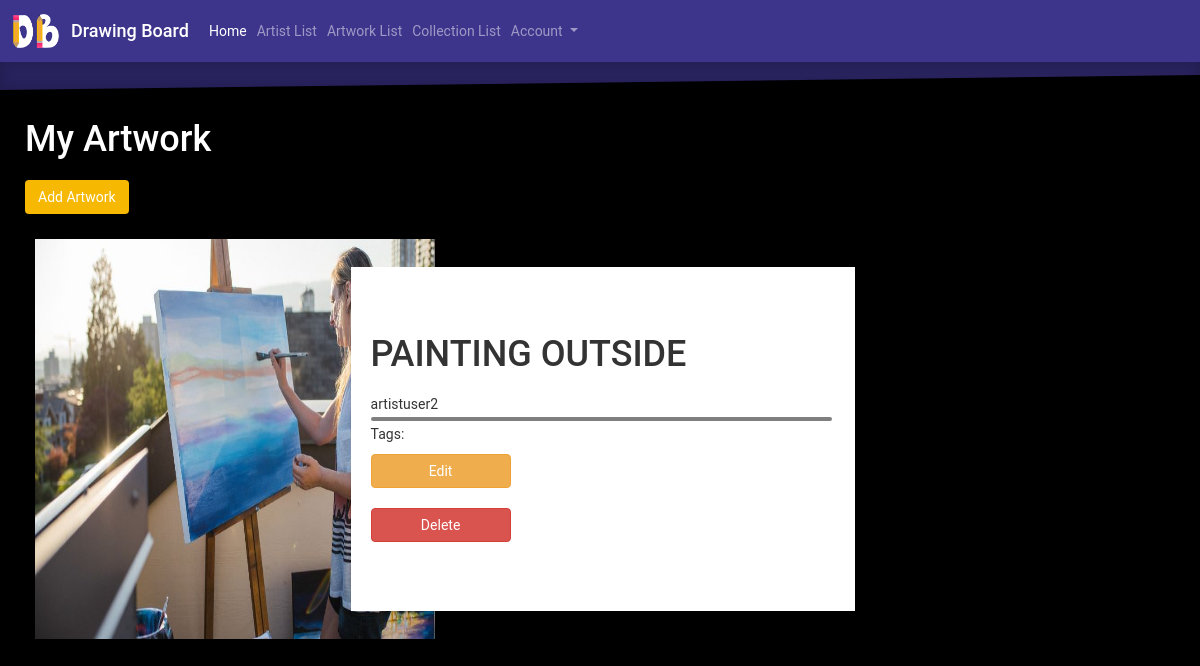
The page /artwork_list (signed in) on the database as committed earlier.
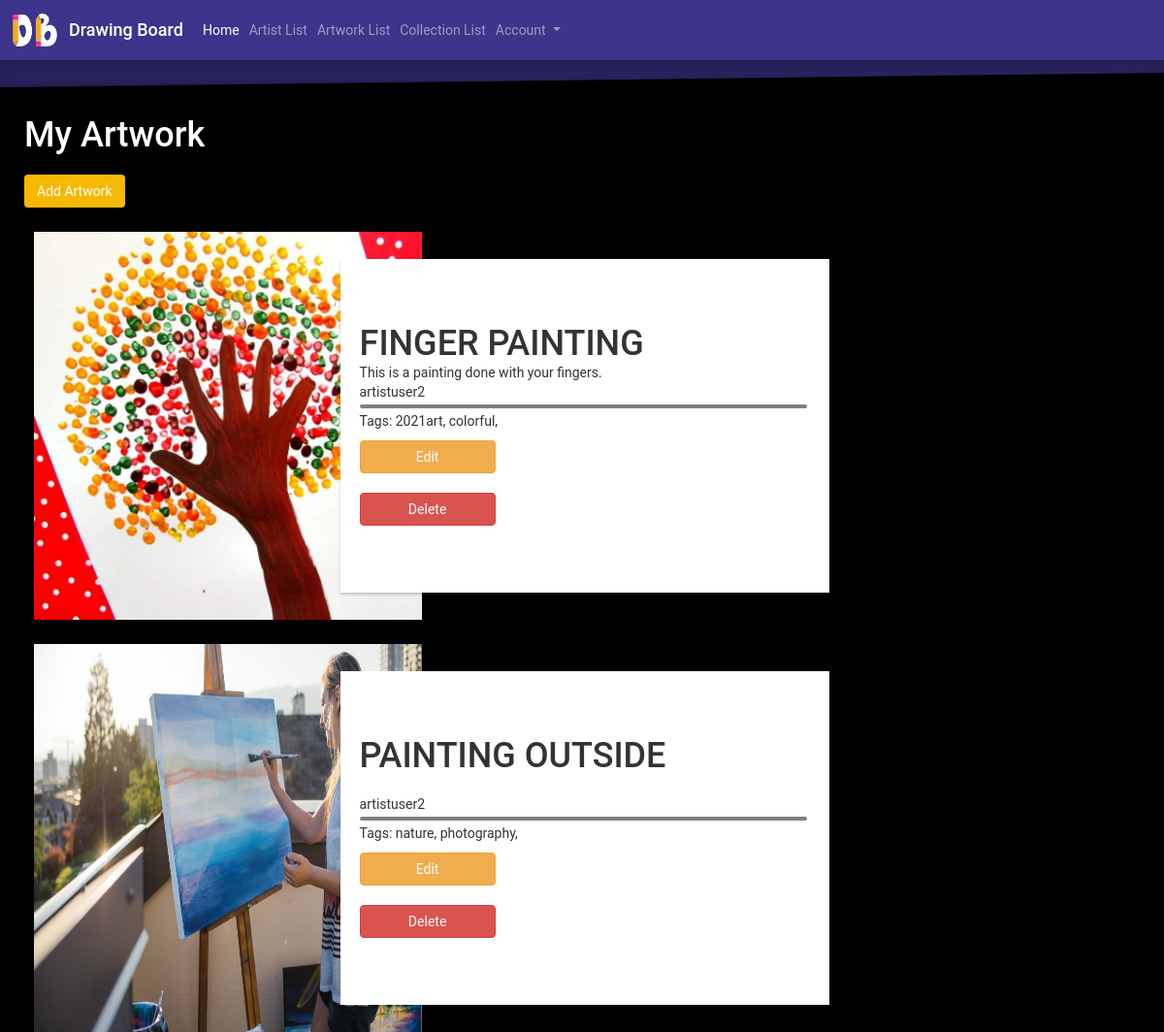
The same page on the database as committed later.
### gallery/models.py (models this page shows, shortened)
class Artwork(models.Model):
    artwork_title = models.CharField(max_length=200)
    artwork_description = models.TextField(max_length=280, null=True, blank=True)
    artwork_artist = models.ForeignKey('Artist', on_delete=models.CASCADE)
    artwork_tag = models.ManyToManyField(Tag, blank=True)
    artwork_picture = models.ImageField(upload_to='images/', null=True, blank=True) # comment out null and blank later

class Artist(models.Model):
    user = models.OneToOneField(User, on_delete=models.CASCADE)
    artist_role = models.BooleanField(default=False)
    description = models.TextField(max_length=280, null=True, blank=True)  # this is the default for all descriptions
    profile_picture = models.ImageField(upload_to='images/', null=True, blank=True)
    def __str__(self):
        return f'{self.user}'

class Tag(models.Model):
    tag_name = models.CharField(max_length=50)
    tag_description = models.TextField(max_length=280, null=True, blank=True)
    def __str__(self):
        return f'{self.tag_name}'

### gallery/views.py (the view)
# urls.py: path('artwork_list', views.artwork_list, name='artwork_list'),
def artwork_list(request):
    artwork = Artwork.objects.all()
    return render(request, 'gallery/artwork_list.html',
                  {'artworks': artwork})

### gallery/templates/gallery/artwork_list.html (shortened to what this page needs)
<!DOCTYPE html>
<html lang="en">
{% extends 'gallery/base.html' %}
{% load static %}
{% block content %}
    <html>
    <head>
    </head>
    <body style="min-width: 411px">
    <div style="top: 70px; left: 25px; position: relative">
    <h1 style="color: white">My Artwork</h1>
    <a href="{% url 'gallery:artwork_new' %}" class="btn btn-dark" style="background-color: #f7b801; margin-top: 10px; position: relative">Add Artwork</a>
    {% for artwork in artworks %}
    {% if request.user.is_superuser or user.get_username == artwork.artwork_artist|stringformat:"s" %}
    <div class="Card">
		<div class="Card-image"><img src="media/{{ artwork.artwork_picture }}" height=400 width=400 /></div>
		<div class="Card-body">
				<h1 class="Card-title">{{ artwork.artwork_title }}</h1>
				<p class="Card-description">
					{{ artwork.artwork_description }}
                    <br>
                    {{ artwork.artwork_artist }}
                    <hr style="border: 2px solid black; border-radius: 3px; opacity: .5; margin: 3px; margin-left: 0; position: relative">
                    Tags:
                    {% for tag in artwork.artwork_tag.all %}
                        {{ tag }},
                    {% endfor %}
				</p>
            {% if request.user.is_superuser or user.get_username == artwork.artwork_artist|stringformat:"s" %}
                <a href="{% url 'gallery:artwork_edit' pk=artwork.pk %}" class="btn btn-warning" style="width: 10em">Edit</a>
            <br style="margin: 1px; position: relative">
                <a href="{% url 'gallery:artwork_delete' pk=artwork.pk %}" onclick="return confirm('Are you sure you want to delete?')" class="btn btn-danger" style="width: 10em">Delete</a>
            {% endif %}
		</div>
	</div>
    {% endif %}
    {% endfor %}
    </div>
    </body>
    </html>
{% endblock %}

### gallery/templates/gallery/base.html (shortened to what this page needs)
<!DOCTYPE html>
{% load static %}
<html lang="en">
<head>
    <link rel="stylesheet" href="https://stackpath.bootstrapcdn.com/bootstrap/4.1.3/css/bootstrap.min.css">
    <link rel="stylesheet" href="https://maxcdn.bootstrapcdn.com/bootstrap/3.4.1/css/bootstrap.min.css">
</head>
<body>
<nav class="navbar navbar-expand-lg navbar-dark" style="border-radius: 0 !important; -moz-border-radius: 0 !important; background: #3d348b; margin: 0; z-index: 4; position: fixed; width: 100%"> <a class="navbar-brand" href="#" style="padding: 0"> <img src="{% static "images/whitelogo.png" %}" width=50em height=50em class="d-inline-block align-top" alt=""> </a>
<h4 style="color: white">Drawing Board</h4>
  <div class="collapse navbar-collapse" id="navbarNav">
    <ul class="navbar-nav">
      <li class="nav-item active"> <a class="nav-link" href="{% url 'gallery:home' %}">Home <span class="sr-only">(current)</span></a> </li>
      {% if user.is_authenticated %}
      <li class="nav-item"> <a class="nav-link" href="{% url 'gallery:artist_list' %}">Artist List</a> </li>
      <li class="nav-item"> <a class="nav-link" href="{% url 'gallery:artwork_list' %}">Artwork List</a> </li>
      <li class="nav-item"> <a class="nav-link" href="{% url 'gallery:collection_list' %}">Collection List</a> </li>
      {% endif %}
    {% if user.is_authenticated %}
        <li class="nav-item dropdown">
        <a class="nav-link dropdown-toggle" href="#" id="navbarDropdown" role="button" data-toggle="dropdown" aria-haspopup="true" aria-expanded="false">
          Account
        </a>
      </li>
    {% else %}
        <li class="nav-item"> <a class="nav-link" href="{% url 'gallery:create_account' %}"><span class="glyphicon glyphicon-plus"></span> Create an Account</a> </li>
        <li class="nav-item"> <a class="nav-link" href="{% url 'login' %}"><span class="glyphicon glyphicon-log-in"></span> Login</a> </li>
    {% endif %}
    </ul>
  </div>
</nav>
<div style = "-webkit-clip-path: polygon(0 0, 100% 0, 100% 50%, 0 100%); clip-path: polygon(0 0, 100% 0, 100% 50%, 0 100%); background-color: #28225d; height: 30px; box-shadow:inset 0 0 1em rgba(0, 0, 0, 0.2); margin: 0 auto; position: relative; z-index: 3; top: 60px;">
</div>
{% block content %}
{% endblock %}
</body>
</html>

### gallery/templates/gallery/base.html (style rules this page uses)
body, html { font-family: 'Roboto', sans-serif; height: 100%; background-color: black; }

### gallery/templates/gallery/artwork_list.html (style rules this page uses)
.Card { display: flex; justify-content: center; margin-top: 25px; width: 70vw; min-height: 26rem; }
.Card-image { flex-basis: 20%; background-position: center; background-size: cover; background-repeat: no-repeat; }
.Card-body { --margin: 2em; display: flex; flex-direction: column; justify-content: center; flex-basis: 60%; margin-top: var(--margin); margin-bottom: var(--margin); margin-left: -6em; padding: 0 1.4em; background-color: #fff; box-shadow: rgba(0,0,0,.2) 0 .2em .2em; }
.Card-title { margin-bottom: .4em; text-transform: uppercase; }
.Card-title, .Card-description { margin: 0; }

Rows that differ between the two databases and show on the page:
now on this page (row edited): Artwork: artwork_picture (picture), artwork_title "FINGER PAINTING", artwork_description "This is a painting done with your fingers.", artwork_artist "artistuser2", shows "Edit"
now on this page (row unchanged): Tag: tag_name "2021art", shown under "FINGER PAINTING"
now on this page (row unchanged): Tag: tag_name "colorful", shown under "FINGER PAINTING"
changed Artwork "PAINTING OUTSIDE": gains Tag (tag_name "nature"); gains Tag (tag_name "photography")
